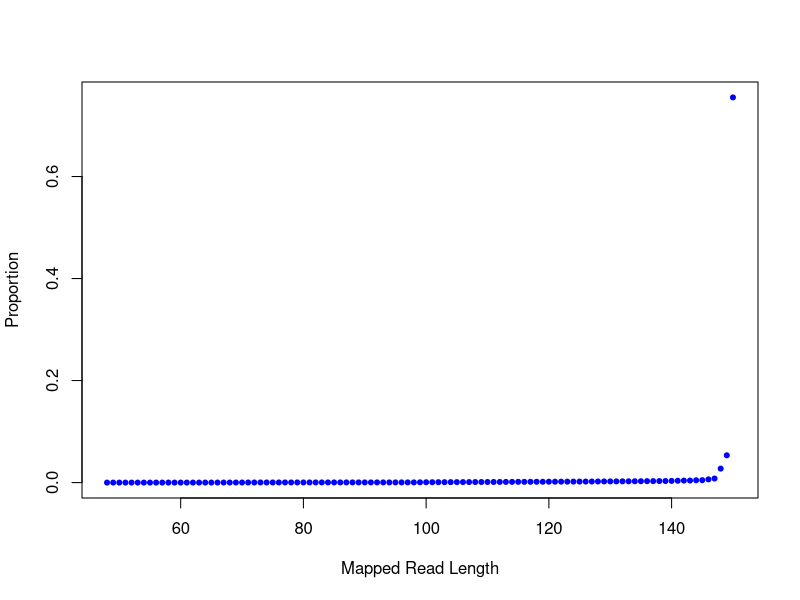

Reproduce this figure in R.
png("/rds/user/is460/hpc-work/muscle-rnaseq/ezbamqc/output/figs/srpk3_hom_ttnb_wt_5.readlen_profile.png",width=500,height=500,units="px")
readlen_val=c(48,49,50,51,52,53,54,55,56,57,58,59,60,61,62,63,64,65,66,67,68,69,70,71,72,73,74,75,76,77,78,79,80,81,82,83,84,85,86,87,88,89,90,91,92,93,94,95,96,97,98,99,100,101,102,103,104,105,106,107,108,109,110,111,112,113,114,115,116,117,118,119,120,121,122,123,124,125,126,127,128,129,130,131,132,133,134,135,136,137,138,139,140,141,142,143,144,145,146,147,148,149,150)
readlen_count=c(46,91,238,316,432,673,708,851,1035,1156,1509,1570,1717,1800,2084,2169,2398,2605,3222,3588,4113,4564,5741,6220,6639,7647,6982,7474,7945,8771,8269,8660,8715,9232,8934,9088,9640,9585,9650,9895,9762,10242,10271,10320,10627,10584,10738,10754,10753,11153,11365,15843,19234,20419,22412,23708,25511,25998,27805,28279,30566,32194,32969,34426,35915,37690,39112,41390,42395,42658,44656,46064,48257,49444,51210,52432,53942,55276,57159,59538,61113,63419,65806,67098,69181,70906,74122,75988,79877,81128,84904,86742,92643,101741,110247,113722,128337,132795,177104,223950,769508,1503931,21214227)
plot(readlen_val,(readlen_count/28095442),pch=20,xlab="Mapped Read Length",ylab="Proportion",col="blue")
dev.state=dev.off()
